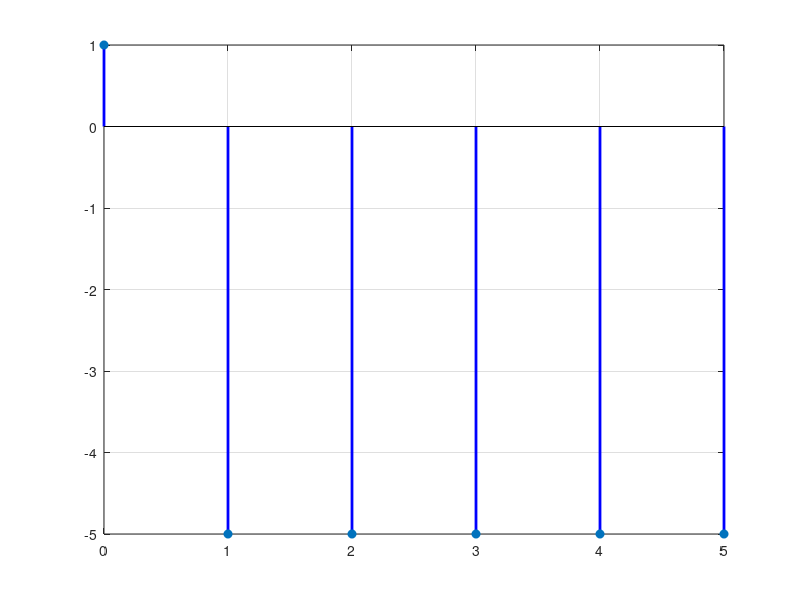

This chart was generated by the following MATLAB code: (Note: this script raises an error after producing the figure.)
clc; clear; % Svuota la memoria e la command window per evitare casini

% --- 1. INPUT ---
n = input('mettimi gli anni bitch = ');
A_val = input('metti pagamento uguale A = '); % L'ho chiamata A_val per non confonderla
i = input('metti tasso interesse i = ');

% --- 2. FORMULE (Giuste!) ---
F = A_val * (((1+i)^n) - 1) / (i);
P = F / ((1+i)^n);

% Stampiamo a schermo F e P per controllo
fprintf('Il Futuro (F) è: %.2f\n', F);
fprintf('Il Presente (P) è: %.2f\n', P);

% --- 3. COSTRUZIONE VETTORI LUNGHI UGUALI ---
% Il tempo X parte dall'anno 0 e arriva all'anno n. (Quindi se n=5, ha 6 elementi)
x = 0 : 1 : n; 

% Prepariamo la Y (i flussi) con tanti zeri quanti sono gli anni
y = zeros(1, length(x)); 

% All'anno 0 (che per MATLAB è l'indice 1), ci mettiamo P (positivo come avevi fatto tu)
y(1) = P;

% Dal primo anno fino all'anno n, ci mettiamo le tue rate A (negative come nel tuo script)
for anni = 1 : n
    y(anni + 1) = -A_val;
end

% --- 4. GRAFICO ---
% Sintassi corretta di stem: prima 'filled', POI le specifiche della linea
stem(x, y, 'filled', 'LineWidth', 2, 'Color', 'b');

% Abbellimenti per farlo sembrare un grafico serio di economia
grid on;
yline(0, 'k', 'LineWidth', 1.5); % Linea nera per lo zero
title('Diagramma dei Flussi di Cassa');
xlabel('Anni');
ylabel('Importo (€)');
xticks(0:n); % Forza i numeretti degli anni esatti sull'asse X
